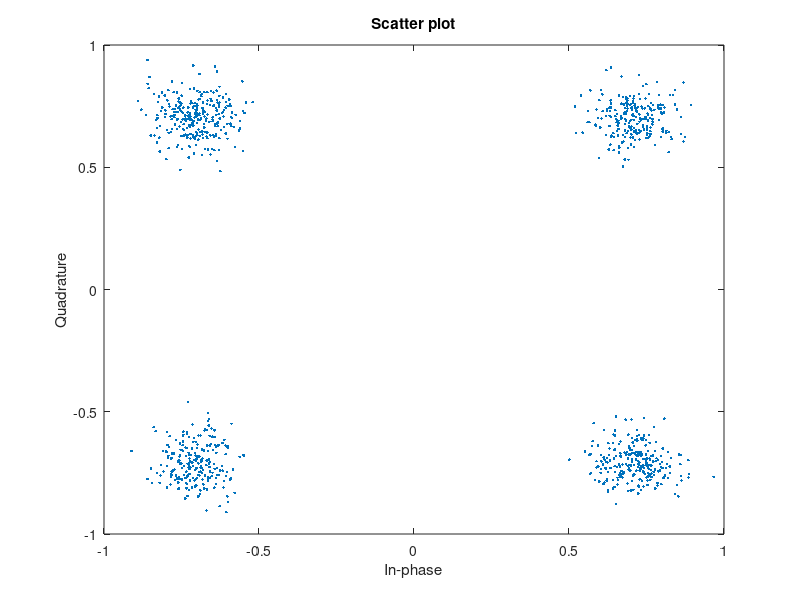

Recreate this plot in MATLAB.
M = 4;
data = randi([0 M-1],1000,1);%generate random number between 0 and 3, for 1000 line 1 row 
txSig = pskmod(data,M,pi/M);

SNR_dB = 20%the bigger,the closer
SNR = 10^(SNR_dB/10)
Ps=1
Pn=Ps/SNR
z=sqrt(Pn/2)*(randn(size(txSig))+1i*randn(size(txSig)));
h=1
y=h*txSig+z

scatterplot(y);
size(txSig)%answer is [1000,1]
randn(size(txSig))%random in Gauss distribution